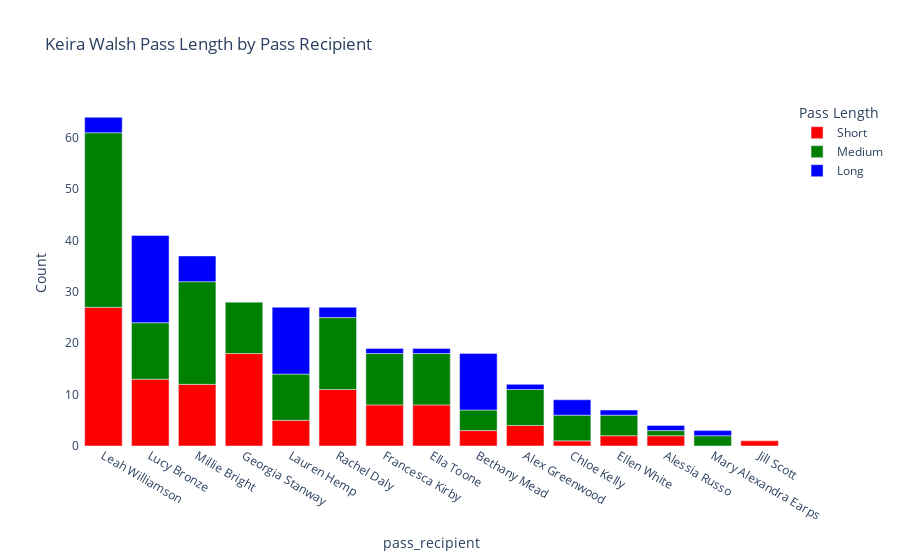

Here is the notebook cell this chart was saved with:
### Code cell
#pass_recipient, pass_body_part, pass_length

#12 equally ranged bins
bins = [-np.inf, 15, 30, +np.inf]
labels=["Short", "Medium", "Long"]
kw_passes_df['Pass Length'] = pd.cut(kw_passes_df['pass_length'], bins=bins, labels=labels)
kw_passes_df['Pass Length'] = kw_passes_df['Pass Length'].astype("string")
kw_passes_length_df = kw_passes_df[['pass_recipient', 'Pass Length']]
kw_passes_length_df = kw_passes_length_df.groupby(["pass_recipient", "Pass Length"]).size().reset_index(name="Count")

kw_count_passes_df = kw_passes_df[['pass_recipient']]
kw_count_passes_df = kw_count_passes_df.value_counts().to_frame('Count').reset_index()
most_passes_rec = kw_count_passes_df["pass_recipient"].tolist()
kw_passes_length_df.sort_values(by='Pass Length', inplace=True, ascending=False)

#create bar plot
fig = px.bar(kw_passes_length_df, x="pass_recipient", y="Count", color="Pass Length", color_discrete_sequence=["red", "green", "blue"], title="Keira Walsh Pass Length by Pass Recipient")
fig.update_layout(xaxis={'categoryorder':'total descending'})
fig.update_layout({
'plot_bgcolor': 'rgba(0, 0, 0, 0)',
'paper_bgcolor': 'rgba(0, 0, 0, 0)',
})
fig.show()

#fig = px.sunburst(kw_passes_df, path=['pass_body_part', 'Pass Length'], values='pass_recipient')
#fig.show()

### Figure 1 — Plotly figure (JSON) as saved in the notebook; plotly's stock layout.template omitted (floating-point values rounded to 4 significant figures)
{"data": [{"alignmentgroup": "True", "hovertemplate": "Pass Length=Short<br>pass_recipient=%{x}<br>Count=%{y}<extra></extra>", "legendgroup": "Short", "marker": {"color": "red", "pattern": {"shape": ""}}, "name": "Short", "offsetgroup": "Short", "orientation": "v", "showlegend": true, "textposition": "auto", "type": "bar", "x": ["Francesca Kirby", "Chloe Kelly", "Millie Bright", "Lucy Bronze", "Leah Williamson", "Lauren Hemp", "Jill Scott", "Georgia Stanway", "Ellen White", "Ella Toone", "Rachel Daly", "Alex Greenwood", "Alessia Russo", "Bethany Mead"], "xaxis": "x", "y": [8, 1, 12, 13, 27, 5, 1, 18, 2, 8, 11, 4, 2, 3], "yaxis": "y"}, {"alignmentgroup": "True", "hovertemplate": "Pass Length=Medium<br>pass_recipient=%{x}<br>Count=%{y}<extra></extra>", "legendgroup": "Medium", "marker": {"color": "green", "pattern": {"shape": ""}}, "name": "Medium", "offsetgroup": "Medium", "orientation": "v", "showlegend": true, "textposition": "auto", "type": "bar", "x": ["Bethany Mead", "Rachel Daly", "Millie Bright", "Mary Alexandra Earps", "Lucy Bronze", "Alex Greenwood", "Leah Williamson", "Lauren Hemp", "Chloe Kelly", "Ellen White", "Georgia Stanway", "Ella Toone", "Alessia Russo", "Francesca Kirby"], "xaxis": "x", "y": [4, 14, 20, 2, 11, 7, 34, 9, 5, 4, 10, 10, 1, 10], "yaxis": "y"}, {"alignmentgroup": "True", "hovertemplate": "Pass Length=Long<br>pass_recipient=%{x}<br>Count=%{y}<extra></extra>", "legendgroup": "Long", "marker": {"color": "blue", "pattern": {"shape": ""}}, "name": "Long", "offsetgroup": "Long", "orientation": "v", "showlegend": true, "textposition": "auto", "type": "bar", "x": ["Bethany Mead", "Rachel Daly", "Chloe Kelly", "Ellen White", "Millie Bright", "Alex Greenwood", "Mary Alexandra Earps", "Lauren Hemp", "Francesca Kirby", "Lucy Bronze", "Leah Williamson", "Ella Toone", "Alessia Russo"], "xaxis": "x", "y": [11, 2, 3, 1, 5, 1, 1, 13, 1, 17, 3, 1, 1], "yaxis": "y"}], "layout": {"barmode": "relative", "legend": {"title": {"text": "Pass Length"}, "tracegroupgap": 0}, "paper_bgcolor": "rgba(0, 0, 0, 0)", "plot_bgcolor": "rgba(0, 0, 0, 0)", "title": {"text": "Keira Walsh Pass Length by Pass Recipient"}, "xaxis": {"anchor": "y", "categoryorder": "total descending", "domain": [0, 1], "title": {"text": "pass_recipient"}}, "yaxis": {"anchor": "x", "domain": [0, 1], "title": {"text": "Count"}}}}
